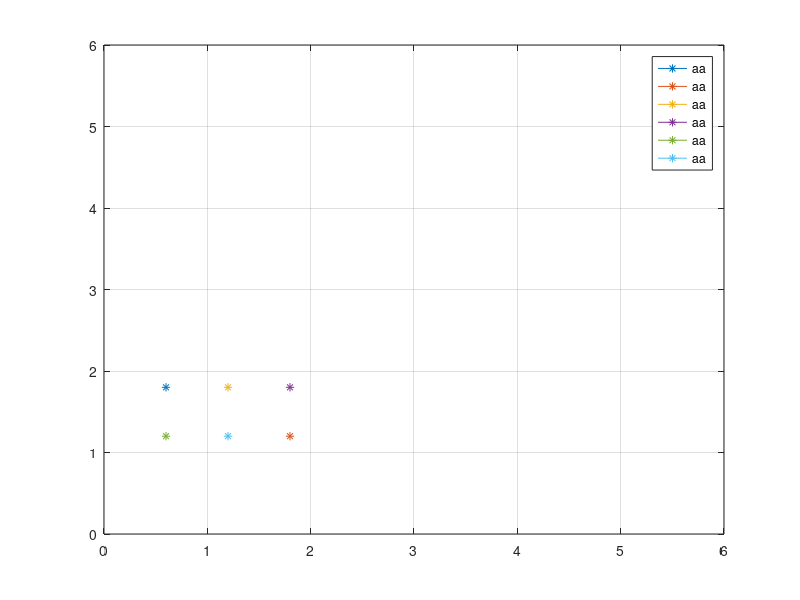

Here is the MATLAB script that generated this plot: (Note: this script raises an error after producing the figure.)
%%

global ROBOTS;
initial_state = zeros(3,6);


initial_state(:,1) = [0.6 1.8 0]';
initial_state(:,2) = [1.8 1.2 0]';
initial_state(:,3) = [1.2 1.8 0]';
initial_state(:,4) = [1.8 1.8 0]';
initial_state(:,5) = [0.6 1.2 0]';
initial_state(:,6) = [1.2 1.2 0]';



figure(1);
clf;
ax = axes;
plots = cell(1,6);

for i = 1:6
    plots{i} = plot(ax, initial_state(1,i), initial_state(2,i), '-*', 'DisplayName', "aa"); hold on;
end
legend();
grid on;
xlim([0 6]);
ylim([0 6]);

iteration = 50;
state = zeros(3,6,iteration);
u = zeros(2,6,iteration);

u(1,:,:) = 0.01;
u(2,:,:) = 0.01;

nowtick = toc;
pasttick = nowtick;

state(:,:,1) = initial_state(:,:);

for ct = 1:iteration
   if ct < 10
       u(:,1,ct) = [0.01 0.01]';
       u(:,2,ct) = [0.01 0.01]';
       u(:,3,ct) = [0.03 0.02]';
       u(:,4,ct) = [-0.01 0.0]';
       u(:,5,ct) = [0.01 0.01]';
       u(:,6,ct) = [0.005 -0.03]';
   elseif ct < 20
       u(:,1,ct) = [0.01 0.0]';
       u(:,2,ct) = [0.01 -0.01]';
       u(:,3,ct) = [0.01 0.0]';
       u(:,4,ct) = [0.01 -0.01]';
       u(:,5,ct) = [0.01 0.05]';
       u(:,6,ct) = [0.01 0.05]';
   elseif ct < 30
       u(:,1,ct) = [0.01 0.0]';
       u(:,2,ct) = [0.01 0.02]';
       u(:,3,ct) = [0.01 -0.01]';
       u(:,4,ct) = [0.01 0.02]';
       u(:,5,ct) = [0.02 -0.05]';
       u(:,6,ct) = [0.02 -0.04]';
   elseif ct < 40
       u(:,1,ct) = [0.01 0.01]';
       u(:,2,ct) = [0.01 -0.024]';
       u(:,3,ct) = [0.01 -0.03]';
       u(:,4,ct) = [0.025 0.01]';
       u(:,5,ct) = [0.02 -0.03]';
       u(:,6,ct) = [0.01 0.02]';
   elseif ct < 50
       u(:,1,ct) = [0.01 0.01]';
       u(:,2,ct) = [0.01 0.01]';
       u(:,3,ct) = [0.02 0.06]';
       u(:,4,ct) = [0.025 -0.08]';
       u(:,5,ct) = [0.02 0.08]';
       u(:,9,ct) = [0.01 0.03]';
   end
end

steps = 1;
for ct = 1:iteration
    
    for i = 1:6
        state(:,i,ct+1) = dynamics_nonholonomic(state(:,i,ct), u(:,i,ct), 5);
        plots{i}.XData = state(1,i,1:ct);
        plots{i}.YData = state(2,i,1:ct);
    end
    steps = steps +1;
end

%%
nowstep = 1;
for ct = 1:iteration
    nowtick = toc;
    if(nowtick - pasttick > 5)
        fprintf("nowstep : %d\r\n", nowstep);
        for i = 1:6
            %% publish
            ROBOTS{i}.pub_control_msg.Linear.X = 0;
            ROBOTS{i}.pub_control_msg.Angular.Z = 0.001;
            %        msg = rosmessage('std_msgs/cmd_vel');
            topicname = strcat(ROBOTS{i}.namespace, "/cmd_vel");
            disp(topicname);
            ROBOTS{i}.pub_control.send(ROBOTS{i}.pub_control_msg);
            pasttick = nowtick;
            nowstep = nowstep + 1;
        end
    end
    pause(1);
end


%%


function r = dynamics_nonholonomic(x, u, dt)
r = zeros(3,1);

r(1) = x(1) + u(1) * cos(x(3)) * dt;
r(2) = x(2) + u(1) * sin(x(3)) * dt;
r(3) = x(3) + u(2) * dt;
end